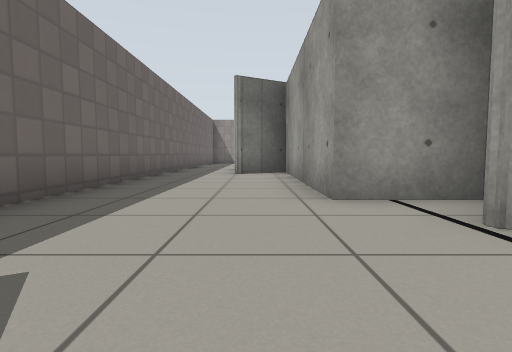
[1] (above)

21 first-person views from a walk through a world built for the Gazebo simulator. The camera is 0.5 m above the floor, tilts 4° down and sees 80° across. The floor is counted in squares, 1 m on a side. Each view is taken from the middle of a square. On the plan, view 1 faces up. The plan holds only what a view shows up to about 9 squares ahead; the rest is blank. Simple patterns stand in for the simulator's built-in surfaces.

[2]
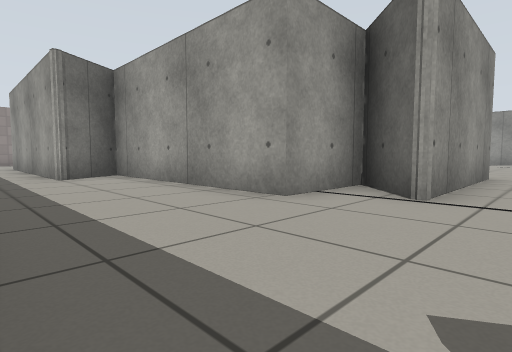

[3]
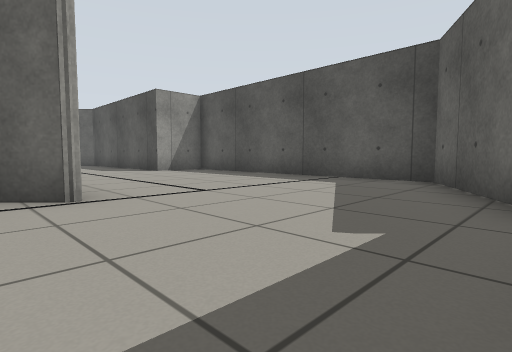

[4]
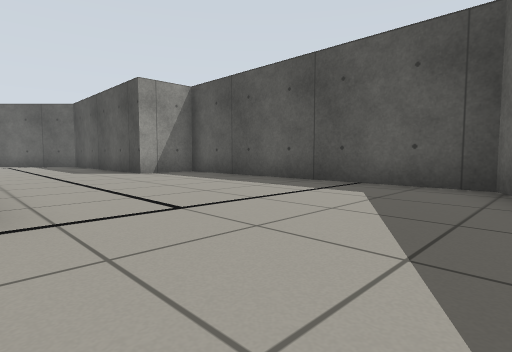

[5]
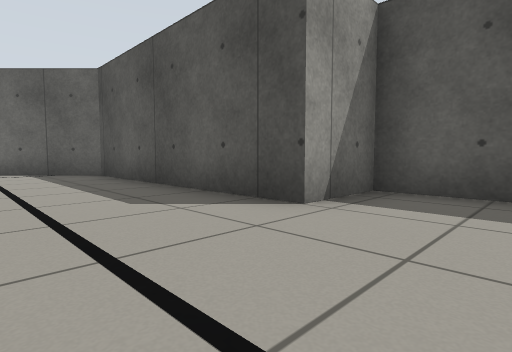

[6]
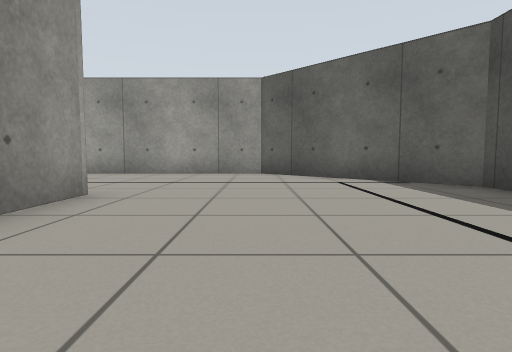

[7]
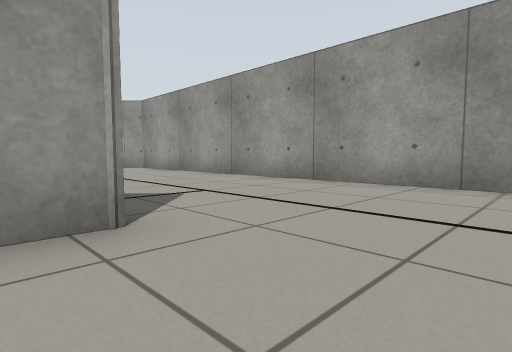

[8]
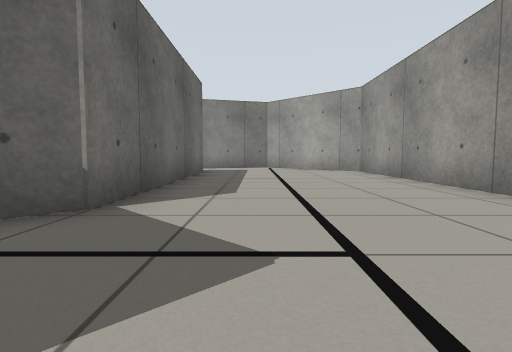

[9]
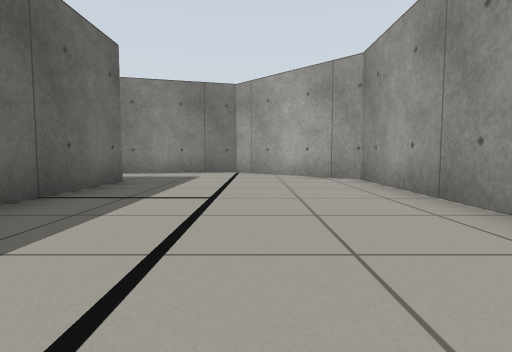

[10]
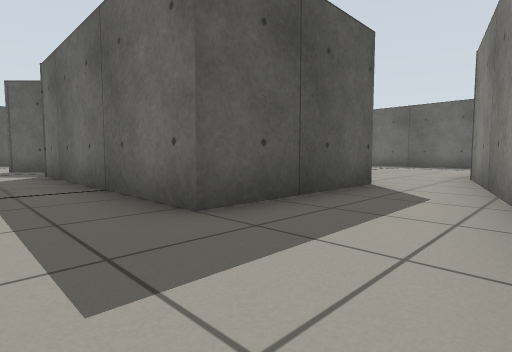

[11]
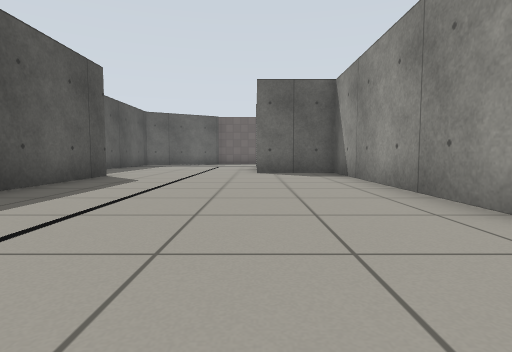

[12]
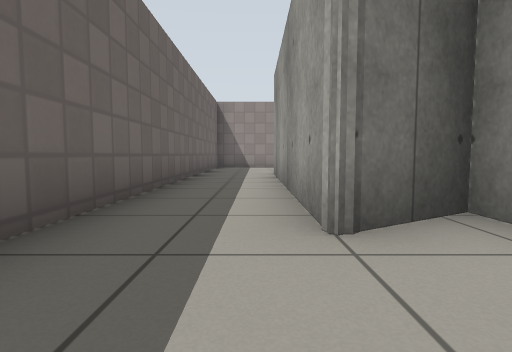

[13]
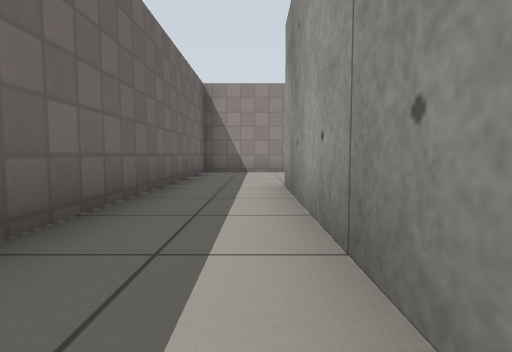

[14]
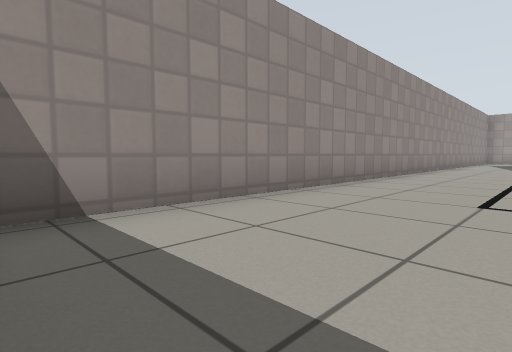

[15]
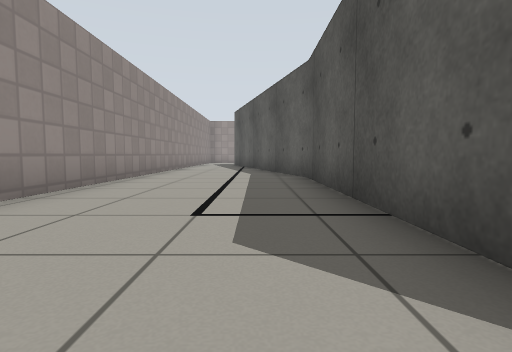

[16]
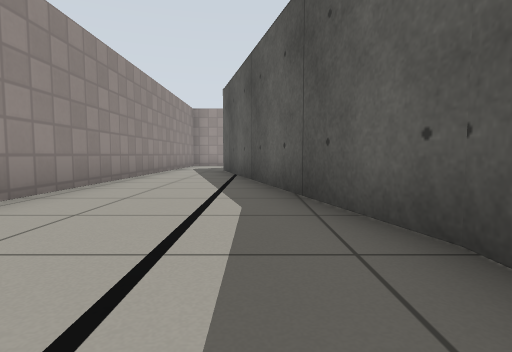

[17]
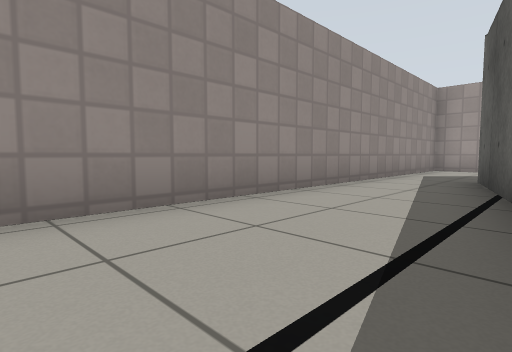

[18]
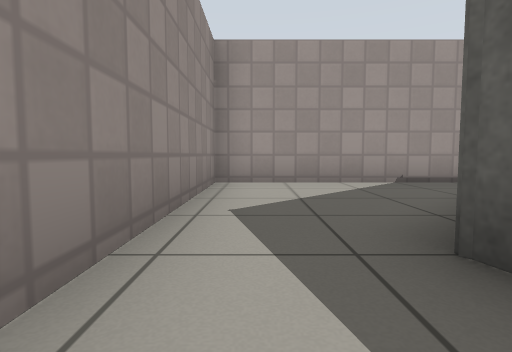

[19]
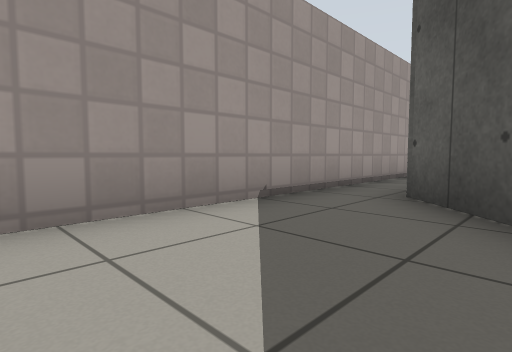

[20]
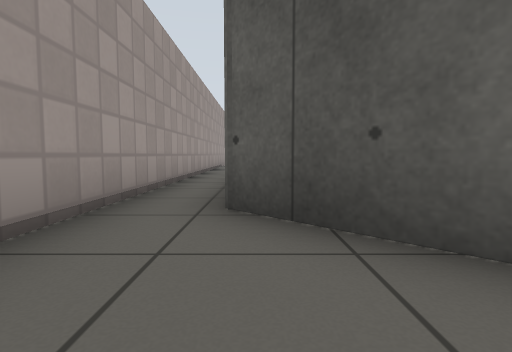

[21]
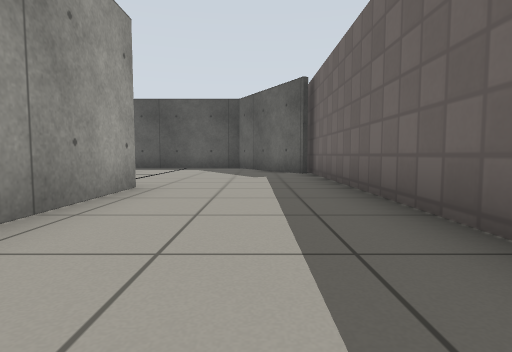

### Floor plan
Points are (right, up) in squares from view 1. A wall is a line through its corners. A room is listed if a view was taken in it or the views show most of it. See-through windows are left out.
Room 1 (views 1, 2, 3, 4, 5, 6, 7, 8, 9, 10, 11, 12, 13, 14, 15, 16, 17, 21)
walls: (11.1, 4.9) (11.9, 4.1) (5.7, 4.1) (5.7, 2) (1.5, 2) (2.8, 3.3) (0.8, 3.3) (0.8, 8.6) (-0.5, 7.8) (-0.5, 14); (-2.2, 0) (-0.4, -3.1) (6.8, -3.1) (6.8, -1.5) (12.7, -1.5) (16.1, 1.9) (16.1, 13.2) (13.4, 15.8) (5.7, 13.7); (7.9, 12.7) (11.5, 12.7) (11.5, 6.8) (10.9, 6.3); (5.5, 13.9) (11.9, 15.6); (0.3, 13.9) (5.6, 13.9); (11.5, 17.7) (-2.5, 17.7) (-2.5, -0.9)
ways out: opening at (12, 17) to room 2
Room 2 (views 18, 19, 20)
walls: (17.5, 6.9) (17.5, 17.7) (11.5, 17.7); (14.8, 14.6) (16.3, 13.1); (11.9, 15.6) (13.6, 16)
ways out: opening at (12, 17) to room 1

Where each view was taken, in squares from view 1:
view 1: 0 up, 0 right, facing up
view 2: 1 up, 2 left, facing up-right
view 3: 3 up, 2 left, facing down-right
view 4: 2 up, 1 left, facing down-right
view 5: 1 up, 5 right, facing down-right
view 6: 2 up, 8 right, facing right
view 7: 2 up, 11 right, facing up-right
view 8: 4 up, 13 right, facing up
view 9: 7 up, 14 right, facing up
view 10: 15 up, 13 right, facing down-left
view 11: 2 up, 14 right, facing left
view 12: 6 up, 1 left, facing up
view 13: 9 up, 1 left, facing up
view 14: 15 up, 2 left, facing up-right
view 15: 15 up, 1 left, facing right
view 16: 15 up, 4 right, facing right
view 17: 15 up, 7 right, facing up-right
view 18: 17 up, 12 right, facing right
view 19: 17 up, 15 right, facing down-right
view 20: 16 up, 16 right, facing down
view 21: 8 up, 1 left, facing down
